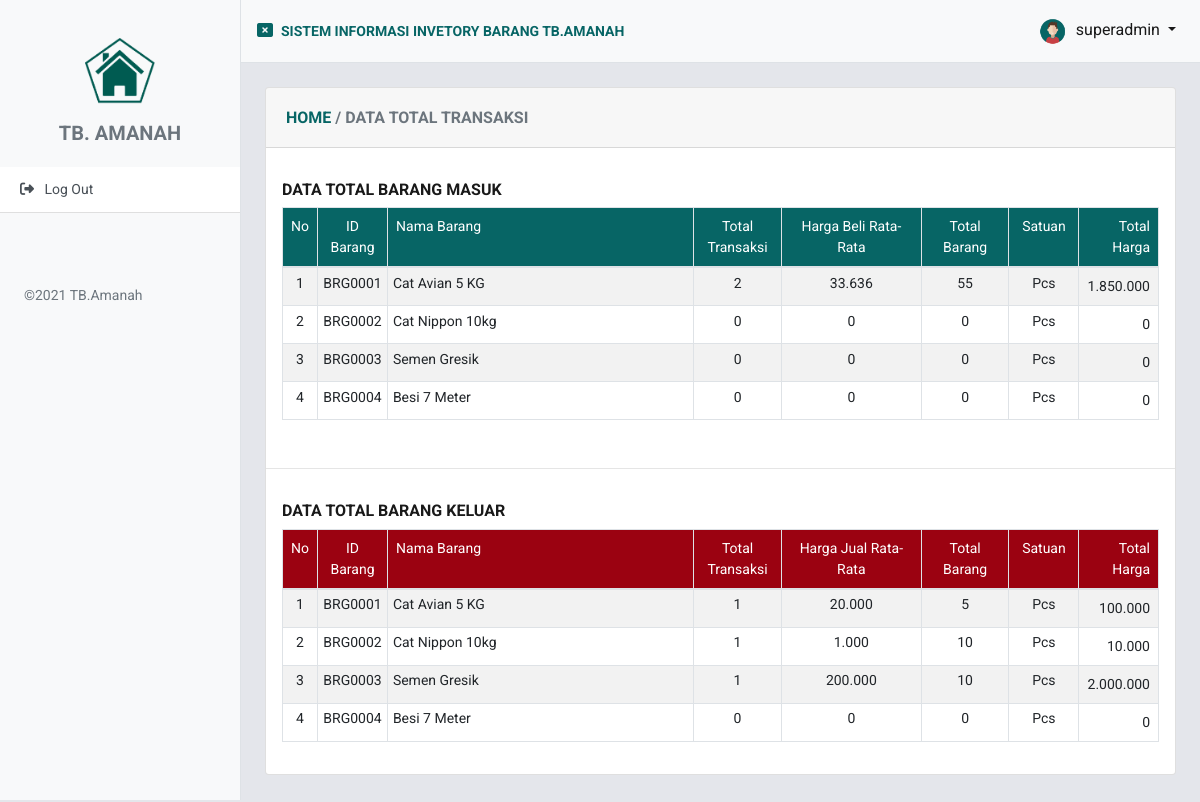
Screenshot of /datatotal.php (signed in) with the database file from the repository.
### tables this page shows
CREATE TABLE `tb_barang` (
  `id_barang` varchar(15) NOT NULL,
  `nama_barang` varchar(255) DEFAULT NULL,
  `id_supplier` varchar(15) DEFAULT NULL,
  `id_kategori` varchar(15) DEFAULT NULL,
  `satuan` varchar(250) DEFAULT NULL,
  `harga` int(50) DEFAULT NULL,
  `stok` int(11) DEFAULT NULL,
  PRIMARY KEY (`id_barang`)
);

### datatotal.php (the view, shortened to what this page needs)
<!DOCTYPE html>
<html lang="en">
<?php
include 'komponen/header.php';
?>
    <body>
        <div class="d-flex" id="wrapper" >
         <?php include 'komponen/sidebar.php'; ?>
         <div id="page-content-wrapper">
         <?php include 'komponen/navbar.php'; ?>
        <div class="card m-4 bg-white">
        <div class="card-header">
            <div class="row">
                <div class="col-sm-6 mt-1">
                <h6 class="mt-1">
                <a href="index.php" class="text-success"><b>HOME  </b></a>
                <b class="text-secondary"> / DATA TOTAL TRANSAKSI  </b>
                </h6>
                </div>
                <div class="col-sm-2 text-right mt-1 ">
            </div>
            </div>
        </div>
        <div class="p-2 m-2">
<h6 class="mt-3"><b>DATA TOTAL BARANG MASUK </b></h6>
<div class="table-responsive">
 <table class="table table-sm table-hover table-striped table-bordered"  style="font-size:14px"  width="100%">
  <thead>
    <tr class="bg-success text-white">
      <td width="4%" class="text-center p-2">No</td>
      <td width="8%" class="text-center p-2">ID Barang</td>
      <td width="35%" class="p-2">Nama Barang</td>
      <td width="10%" class="text-center p-2">Total Transaksi</td>
      <td width="16%" class="text-center p-2">Harga Beli Rata-Rata</td>
      <td width="10%" class="text-center p-2">Total Barang</td>
      <td width="8%" class="text-center p-2">Satuan</td>
      <td width="9%" class="text-right p-2 pr-2">Total Harga</td>
    </tr>
  </thead>
  <tbody>
  <?php
        $no = 1;
        include 'koneksi.php';
        $query = mysqli_query($conn, "SELECT * FROM tb_barang a JOIN tb_supplier b ON a.id_supplier = b.id_supplier JOIN tb_kategori c ON a.id_kategori = c.id_kategori ORDER BY a.id_barang ASC");
        while ($data = mysqli_fetch_assoc($query)) {
            $idb     = $data['id_barang'];
            $nm     = $data['nama_barang'];
            $sat    = $data['satuan'];
            $sql11      = "SELECT SUM(jumlah) AS stokterbeli, SUM(total_harga) AS thargabeli  FROM tb_barang_masuk WHERE id_barang = '$idb' ";
            $result11   = mysqli_query($conn, $sql11);
            $data11     = mysqli_fetch_array($result11);
            $jumlahstokterbeli  = $data11['stokterbeli'];
            $totalhargabeli = $data11['thargabeli'];
            $sql5      = "SELECT * FROM tb_barang_masuk WHERE id_barang = '$idb'  ";
            $result5   = mysqli_query($conn, $sql5);
            $totaltransaksi    = mysqli_num_rows($result5);
            if ($totalhargabeli == 0) {
            $hargarataratabeli  = 0;
            $jumlahstokterbeli  = 0;
            $totalhargabeli1  = 0;
            } else {
            $rataratabeli       = $totalhargabeli / $jumlahstokterbeli;
            $totalhargabeli1  = number_format($totalhargabeli, 0, ',', '.');
            $hargarataratabeli  = number_format($rataratabeli, 0, ',', '.');
            }
            ?>
            <tr>
            <td class="text-center"><?= $no++; ?></td>
            <td class="text-center"><?= $idb ?></td>
            <td><?= $nm ?></td>
            <td class="text-center"><?= $totaltransaksi ?></td>
            <td class="text-center"><?= $hargarataratabeli ?></td>
            <td class="text-center"><?= $jumlahstokterbeli ?> </td>
            <td class="text-center"> <?= $sat ?></td>
            <td class="text-right p-2"><?= $totalhargabeli1 ?></td>
            </tr>
        <?php } ?>
  </tbody>
</table>
       </div>
</div>
<hr>
<div class=" p-2 m-2">
<h6><b>DATA TOTAL BARANG KELUAR</b> </h6>
       <div class="table-responsive">
 <table class="table table-sm table-hover table-striped table-bordered"  style="font-size:14px"  width="100%">
  <thead>
    <tr class="bg-danger text-white">
      <td width="4%" class="text-center p-2">No</td>
      <td width="8%" class="text-center p-2">ID Barang</td>
      <td width="35%" class="p-2">Nama Barang</td>
      <td width="10%" class="text-center p-2">Total Transaksi</td>
      <td width="16%" class="text-center p-2">Harga Jual Rata-Rata</td>
      <td width="10%" class="text-center p-2">Total Barang</td>
      <td width="8%" class="text-center p-2">Satuan</td>
      <td width="9%" class="text-right p-2 pr-2">Total Harga </td>
    </tr>
  </thead>
  <tbody>
  <?php
        $no = 1;
        include 'koneksi.php';
        $query = mysqli_query($conn, "SELECT * FROM tb_barang a JOIN tb_supplier b ON a.id_supplier = b.id_supplier JOIN tb_kategori c ON a.id_kategori = c.id_kategori ORDER BY a.id_barang ASC");
        while ($data = mysqli_fetch_assoc($query)) {
            $idb     = $data['id_barang'];
            $nm     = $data['nama_barang'];
            $sat    = $data['satuan'];
            $sql2      = "SELECT SUM(jumlah) AS stokterjual, SUM(total_harga) AS thargajual FROM tb_barang_keluar WHERE id_barang = '$idb' ";
            $result2   = mysqli_query($conn, $sql2);
            $data2     = mysqli_fetch_array($result2);
            $jumlahstokterjual  = $data2['stokterjual'];
            $totalhargajual = $data2['thargajual'];
            $sql4      = "SELECT * FROM tb_barang_keluar WHERE id_barang = '$idb'  ";
            $result4   = mysqli_query($conn, $sql4);
            $totaltransaksi1    = mysqli_num_rows($result4);
            if ($totalhargajual == 0) {
            $hargarataratajual  = 0;
            $jumlahstokterjual  = 0;
            $totalhargajual1  = 0;
            } else {
            $rataratajual       = $totalhargajual / $jumlahstokterjual;
            $totalhargajual1  = number_format($totalhargajual, 0, ',', '.');
            $hargarataratajual  = number_format($rataratajual, 0, ',', '.');
            }
            ?>
            <tr>
            <td class="text-center"><?= $no++; ?></td>
            <td class="text-center"><?= $idb ?></td>
            <td><?= $nm ?></td>
            <td class="text-center"><?= $totaltransaksi1 ?></td>
            <td class="text-center"><?= $hargarataratajual ?></td>
            <td class="text-center"><?= $jumlahstokterjual ?> </td>
            <td class="text-center"> <?= $sat ?></td>
            <td class="text-right p-2"><?= $totalhargajual1 ?></td>
            </tr>
        <?php } ?>
  </tbody>
</table>
</div>
</div>
        </div>
        </div>
        </div>
            <?php include 'komponen/footer.php'; ?>

### styles/main59.css (style rules this page uses)
body { background-color: #E4E6EB; font-family: 'Assistant', sans-serif; color: #191919; }

### komponen/header.php (style rules this page uses)
body { font-family: 'Roboto', sans-serif; }

### rows the page displays
tb_barang: id_barang "BRG0001", nama_barang "Cat Avian 5 KG", totaltransaksi "2", hargarataratabeli "33.636", jumlahstokterbeli "55", satuan "Pcs", totalhargabeli1 "1.850.000", totaltransaksi1 "1", hargarataratajual "20.000", jumlahstokterjual "5", totalhargajual1 "100.000"
tb_barang: id_barang "BRG0002", nama_barang "Cat Nippon 10kg", totaltransaksi "0", hargarataratabeli "0", jumlahstokterbeli "0", satuan "Pcs", totalhargabeli1 "0", totaltransaksi1 "1", hargarataratajual "1.000", jumlahstokterjual "10", totalhargajual1 "10.000"
tb_barang: id_barang "BRG0003", nama_barang "Semen Gresik", totaltransaksi "0", hargarataratabeli "0", jumlahstokterbeli "0", satuan "Pcs", totalhargabeli1 "0", totaltransaksi1 "1", hargarataratajual "200.000", jumlahstokterjual "10", totalhargajual1 "2.000.000"
tb_barang: id_barang "BRG0004", nama_barang "Besi 7 Meter", totaltransaksi "0", hargarataratabeli "0", jumlahstokterbeli "0", satuan "Pcs", totalhargabeli1 "0", totaltransaksi1 "0", hargarataratajual "0", jumlahstokterjual "0", totalhargajual1 "0"

### other values shown
$sesen_username "superadmin"
